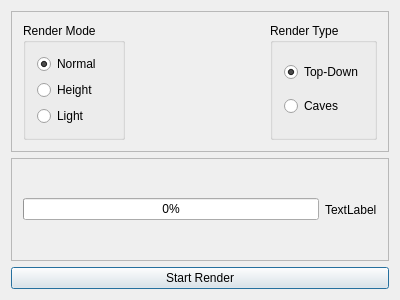
<?xml version="1.0" encoding="UTF-8"?>
<ui version="4.0">
 <class>RenderOptions</class>
 <widget class="QDialog" name="RenderOptions">
  <property name="geometry">
   <rect>
    <x>0</x>
    <y>0</y>
    <width>400</width>
    <height>300</height>
   </rect>
  </property>
  <property name="windowTitle">
   <string>RenderOptions</string>
  </property>
  <layout class="QVBoxLayout" name="verticalLayout_3">
   <item>
    <widget class="QFrame" name="frame_2">
     <property name="frameShape">
      <enum>QFrame::StyledPanel</enum>
     </property>
     <property name="frameShadow">
      <enum>QFrame::Raised</enum>
     </property>
     <layout class="QHBoxLayout" name="horizontalLayout_2">
      <item>
       <widget class="QGroupBox" name="groupBox_2">
        <property name="title">
         <string>Render Mode</string>
        </property>
        <layout class="QVBoxLayout" name="verticalLayout_2">
         <item>
          <widget class="QRadioButton" name="Normal">
           <property name="text">
            <string>Normal</string>
           </property>
           <property name="checked">
            <bool>true</bool>
           </property>
          </widget>
         </item>
         <item>
          <widget class="QRadioButton" name="HeightMap">
           <property name="text">
            <string>Height</string>
           </property>
          </widget>
         </item>
         <item>
          <widget class="QRadioButton" name="LightMap">
           <property name="text">
            <string>Light</string>
           </property>
          </widget>
         </item>
        </layout>
       </widget>
      </item>
      <item>
       <spacer name="horizontalSpacer">
        <property name="orientation">
         <enum>Qt::Horizontal</enum>
        </property>
        <property name="sizeHint" stdset="0">
         <size>
          <width>40</width>
          <height>20</height>
         </size>
        </property>
       </spacer>
      </item>
      <item>
       <widget class="QGroupBox" name="groupBox">
        <property name="title">
         <string>Render Type</string>
        </property>
        <layout class="QVBoxLayout" name="verticalLayout">
         <item>
          <widget class="QRadioButton" name="TopDown">
           <property name="text">
            <string>Top-Down</string>
           </property>
           <property name="checked">
            <bool>true</bool>
           </property>
          </widget>
         </item>
         <item>
          <widget class="QRadioButton" name="Caves">
           <property name="text">
            <string>Caves</string>
           </property>
          </widget>
         </item>
        </layout>
       </widget>
      </item>
     </layout>
    </widget>
   </item>
   <item>
    <widget class="QFrame" name="frame">
     <property name="frameShape">
      <enum>QFrame::StyledPanel</enum>
     </property>
     <property name="frameShadow">
      <enum>QFrame::Raised</enum>
     </property>
     <layout class="QHBoxLayout" name="horizontalLayout">
      <item>
       <widget class="QProgressBar" name="Progress">
        <property name="value">
         <number>0</number>
        </property>
       </widget>
      </item>
      <item>
       <widget class="QLabel" name="Info">
        <property name="text">
         <string>TextLabel</string>
        </property>
       </widget>
      </item>
     </layout>
    </widget>
   </item>
   <item>
    <widget class="QPushButton" name="StartRender">
     <property name="text">
      <string>Start Render</string>
     </property>
    </widget>
   </item>
  </layout>
  <action name="actionStartRender">
   <property name="text">
    <string>StartRender</string>
   </property>
  </action>
 </widget>
 <layoutdefault spacing="6" margin="11"/>
 <resources/>
 <connections>
  <connection>
   <sender>StartRender</sender>
   <signal>clicked()</signal>
   <receiver>actionStartRender</receiver>
   <slot>trigger()</slot>
   <hints>
    <hint type="sourcelabel">
     <x>57</x>
     <y>61</y>
    </hint>
    <hint type="destinationlabel">
     <x>-1</x>
     <y>-1</y>
    </hint>
   </hints>
  </connection>
 </connections>
</ui>
